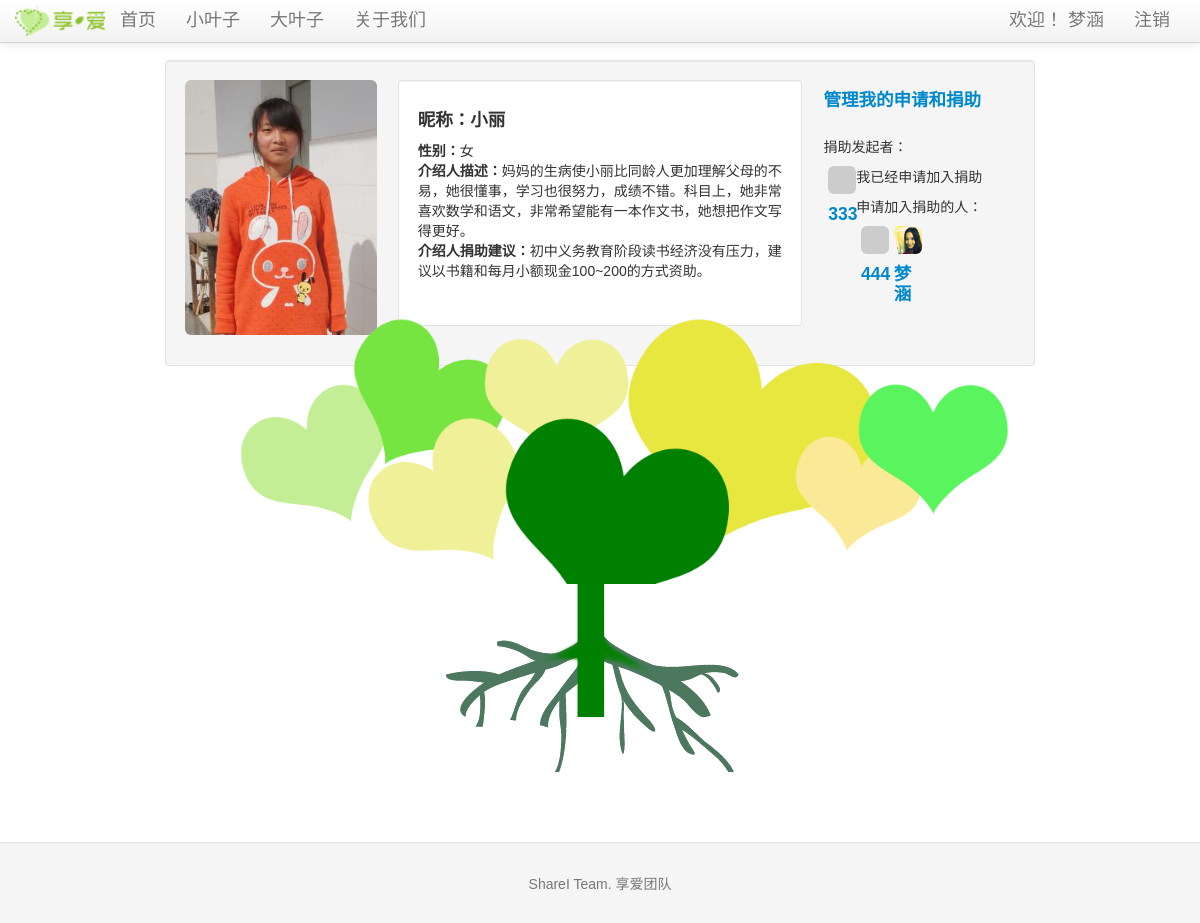
Page /littleleaf/2 (signed in) on the committed database.
### tables this page shows
CREATE TABLE lleaf (
	lleaf_id integer primary key autoincrement,
	avatar text,
	nickavatar text,
	lname text,
	lnickname text,
	gender text,
	nationality text,
	age text,
	grade text,
	bday text,
	constellation text,
	school text,
	homeaddress text,
	phone text,
	homeinfo text,
	linfo text,
	ginfo text,
	gadvice text,
	gname text,
	gschool text,
	gbackground text,
	ginfosource text,
	grr text,
	gweibo text,
	gkaixin text,
	status integer not null,
	createtime TIMESTAMP default (datetime('now', 'localtime'))
);

CREATE TABLE bleaf (avatar TEXT, bleaf_id integer PRIMARY KEY, email text, uname text, sex text, ulevel integer, password text, rrurl text, sinawburl text, qqwburl text, createtime TIMESTAMP);

CREATE TABLE applying (
	id integer primary key autoincrement,
	bleaf_id integer,
	lleaf_id integer,
	createtime TIMESTAMP default (datetime('now', 'localtime'))
);

### sharei.py (the view)
@app.route('/littleleaf/<lleaf_id>', methods=['GET', 'POST'])
def show_littleleaf(lleaf_id):
    littleleaf = query_db('select * from lleaf where lleaf.lleaf_id = ?', [lleaf_id], one=True)
    error = None
    if littleleaf is None:
            error = 'Invalid little leaf id'
            return render_template('littleleaf.html', error=error)
    blogs = query_db('select blog.blog_id as blog_id, blog.bleaf_id as bleaf_id, blog.lleaf_id as lleaf_id, blog.title as title, \
                blog.blogtext as blogtext, bleaf.avatar as avatar, bleaf.uname as uname , blog.createtime as createtime \
                from blog join bleaf on blog.bleaf_id = bleaf.bleaf_id where blog.lleaf_id = ? order by blog.createtime desc', [lleaf_id])
    donaters = query_db('select donating.bleaf_id, bleaf.avatar, bleaf.uname from donating join bleaf on donating.bleaf_id = bleaf.bleaf_id where donating.lleaf_id = ?', [lleaf_id])
    raiser = query_db('select raising.bleaf_id as bleaf_id, bleaf.avatar as avatar, bleaf.uname as uname from raising join bleaf on raising.bleaf_id = bleaf.bleaf_id where raising.lleaf_id = ?', [lleaf_id], True)
    applyers = query_db('select applying.bleaf_id, bleaf.avatar, bleaf.uname from applying join bleaf on applying.bleaf_id = bleaf.bleaf_id where applying.lleaf_id = ?', [lleaf_id])
    allowed_raiser = False
    allowed_applyer = False
    indonaters = False
    inapplyers = False
    if 'bleaf_id' not in session:
        loggedin = False
    else:
        loggedin = True
        if (query_db('select bleaf_id from raising where bleaf_id = ?', [session['bleaf_id']], True) is None) and bleaf_allowed_applying(session['bleaf_id']):
            allowed_raiser = True
        if (query_db('select bleaf_id from applying where bleaf_id = ?', [session['bleaf_id']], True) is None) and bleaf_allowed_applying(session['bleaf_id']):
            allowed_applyer = True
        if query_db('select bleaf_id from donating where bleaf_id = ? and lleaf_id = ?', [session['bleaf_id'], lleaf_id], True) is not None:
            indonaters = True
        if query_db('select bleaf_id from applying where bleaf_id = ? and lleaf_id = ?', [session['bleaf_id'], lleaf_id], True) is not None:
            inapplyers = True
        return render_template('littleleaf_timeline.html', littleleaf=littleleaf, blogs=blogs, donaters=donaters, raiser=raiser, applyers=applyers, indonaters=indonaters, inapplyers=inapplyers, allowed_raiser=allowed_raiser, allowed_applyer=allowed_applyer)
    return render_template('littleleaf_timeline.html', littleleaf=littleleaf, blogs=blogs, donaters=donaters, raiser=raiser, applyers=applyers, indonaters=indonaters, inapplyers=inapplyers, allowed_raiser=allowed_raiser, allowed_applyer=allowed_applyer)

### sharei.py (called while the page is built)
def get_db():
    top = _app_ctx_stack.top
    if not hasattr(top, 'sqlite_db'):
        top.sqlite_db = sqlite3.connect(app.config['DATABASE'])
        top.sqlite_db.row_factory = sqlite3.Row
    return top.sqlite_db

@app.teardown_appcontext
def close_database(exception):
    top = _app_ctx_stack.top
    if hasattr(top, 'sqlite_db'):
        top.sqlite_db.close()

def query_db(query, args=(), one=False):
    cur = get_db().execute(query, args)
    rv = cur.fetchall()
    return (rv[0] if rv else None) if one else rv

def get_user_engaged(bleaf_id):
    rv1 = query_db('select count(*) from raising where raising.bleaf_id = ?',
                  [bleaf_id], one=True)
    rv2 = query_db('select count(*) from applying where applying.bleaf_id = ?',
                  [bleaf_id], one=True)
    rv3 = query_db('select count(*) from donating where donating.bleaf_id = ?',
                  [bleaf_id], one=True)
    return int(rv1[0])+int(rv2[0])+int(rv3[0])

def bleaf_allowed_applying(bleaf_id):
    if get_user_engaged(bleaf_id) > 3:
        return False
    else:
        return True

@app.before_request
def before_request():
    g.bleaf = None
    if 'bleaf_id' in session:
        g.bleaf = query_db('select * from bleaf where bleaf_id = ?', [session['bleaf_id']], one=True)

### templates/littleleaf_timeline.html (shortened to what this page needs)
{% extends "layout.html" %}
{% block body %}
<div class="well" style="margin-bottom:-25px">
  <div class="row-fluid">
    <div class="span3">
        <img src={{ littleleaf.avatar }} style="width:200px" class="img-rounded">
    </div>
    <div class="span6 well" style="text-align : left;background-color:#FFFFFF; padding-left:20">
      <h4><b>昵称：</b>{{littleleaf.lnickname}}</h4>
      <p><b>性别：</b>{{littleleaf.gender}}<br>
      <b>介绍人描述：</b>{{littleleaf.ginfo}}<br>
      <b>介绍人捐助建议：</b>{{littleleaf.gadvice}}</p><br>
    </div>
    <div class="span3">
  {% if not session.logged_in %}
    {% if littleleaf.status == 1 %}
      <a class="btn" href="{{ url_for('login') }}">登陆或注册后发起捐助</a><br>
    {% elif littleleaf.status == 2 %}
      <p>捐助发起者：</p>
        <div class="span2">
          <img src={{raiser.avatar}} style="width:80px" class="img-rounded">
          <a href="{{ url_for('show_bigleaf', bleaf_id=raiser.bleaf_id) }}" target="_blank"><h4>{{raiser.uname}}</h4></a>
        </div>
      <p>
      {% if applyers %}
        申请加入捐助的人：
        {% for applyer in applyers %}
          <div class="span2">
          <img src={{applyer.avatar}} style="width:80px" class="img-rounded">
          <a href="{{ url_for('show_bigleaf', bleaf_id=applyer.bleaf_id) }}" target="_blank"><h4>{{applyer.uname}}</h4></a>
          </div>
        {% endfor %}
      {% endif %}
      </p>
      <a class="btn" href="{{ url_for('login') }}">登陆或注册后申请加入捐助</a><br>
    {% elif littleleaf.status == 3 %}
      <p><h4>捐助{% if littleleaf.gender == '男' %}他{% else %}她{% endif %}的大叶子</h4></p>
      <div class="mini-layout-body">
      <p>
      {% for donater in donaters %}
      <p>
        <img src={{donater.avatar}} style="width:80px" class="img-rounded">
        <a href="{{ url_for('show_bigleaf', bleaf_id=donater.bleaf_id) }}" target="_blank"><h4>{{donater.uname}}</h4></a>
      </p>
      {% endfor %}
      </p>
      </div>
      <br>
    {% endif %}
  {% else %}
    <a href="{{ url_for('show_bigleaf', bleaf_id=session.bleaf_id) }}" target="_blank"><h4>管理我的申请和捐助</h4></a><br>
    {% if littleleaf.status == 1 %}
      {% if allowed_raiser %}
        <a class="btn" href="{{ url_for('raise_leaf', lleaf_id=littleleaf.lleaf_id) }}">发起捐助</a><br>
      {% else %}
      <p>您目前不能申请捐助这枚小叶子</p>
      {% endif %}
    {% elif littleleaf.status == 2 %}
      {% if session.bleaf_id == raiser.bleaf_id  %}
      <p>我已经发起对这枚小叶子的捐助活动
        {% if applyers %}
          已经申请加入捐助
          {% for applyer in applyers %}
          <div class="span2">
            <img src={{applyer.avatar}} style="width:80px" class="img-rounded">
            <a href="{{ url_for('show_bigleaf', bleaf_id=applyer.bleaf_id) }}" target="_blank"><h4>{{applyer.uname}}</h4></a>
          </div>
          {% endfor %}
        {% else %}
          目前没有其他人申请加入捐助
        {% endif %}
      </p>
      {% elif inapplyers %}
        <p>捐助发起者：</p>
        <div class="span2">
          <img src={{raiser.avatar}} style="width:80px" class="img-rounded">
          <a href="{{ url_for('show_bigleaf', bleaf_id=raiser.bleaf_id) }}" target="_blank"><h4>{{raiser.uname}}</h4></a>
        </div>
        <p>我已经申请加入捐助</p>
        <p>
        {% if applyers %}
        申请加入捐助的人：
        {% for applyer in applyers %}
          <div class="span2">
          <img src={{applyer.avatar}} style="width:80px" class="img-rounded">
          <a href="{{ url_for('show_bigleaf', bleaf_id=applyer.bleaf_id) }}" target="_blank"><h4>{{applyer.uname}}</h4></a>
          </div>
        {% endfor %}
        {% endif %}
        </p>
      {% endif %}
    {% endif %}
  {% endif %}
  </div>
</div>
</div>
  <br><br>
  <div class="container-fluid">
  <img src="/static/img/treehead.png" style="margin-left:25px;margin-bottom:-70px;margin-top:-60px">
  </div>
  <div class="container-fluid">
  <img src="/static/img/treeroot.png" style="margin-left:14px">
  </div>
</div>
{% endblock %}

### static/css/docs.css (style rules this page uses)
body { position: relative; padding-top: 40px; }

### templates/layout.html (style rules this page uses)
body { padding-top: 60px; font: 14px "微软雅黑", Verdana, Arial, Sans-serif; }

### rows in the picture
lleaf: avatar (picture), lnickname "小丽", gender "女", ginfo "妈妈的生病使小丽比同龄人更加理解父母的不易，她很懂事，学习也很努力，成绩不错。科目上，她非常喜欢数学和语文，非常希望能有一本作文书，她想把作文写得更好。", gadvice "初中义务教育阶段读书经济没有压力，建议以书籍和每月小额现金100~200的方式资助。"
bleaf: uname "333"
applying: uname "444"
applying: avatar (picture), uname "梦涵"

### other values in the picture
{{ session['bleaf_name'] }} "梦涵"
